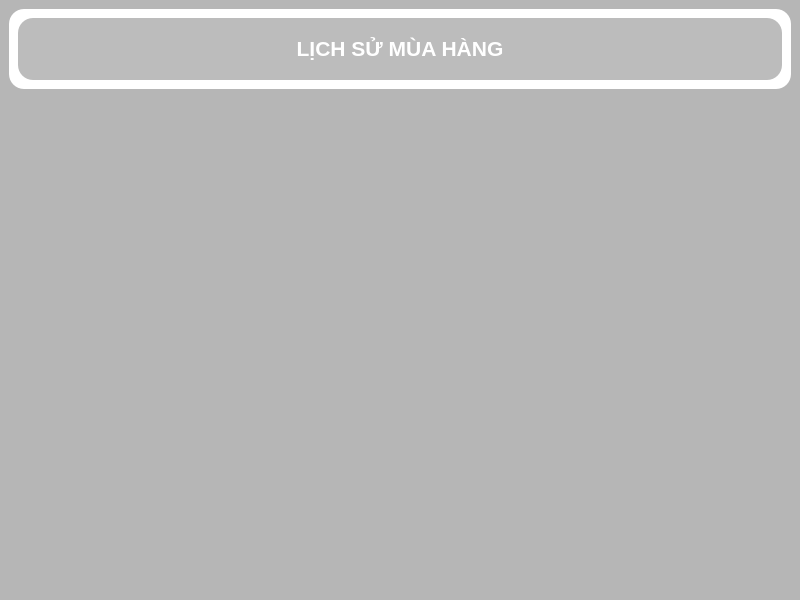
<?xml version="1.0" encoding="UTF-8"?>
<ui version="4.0">
 <class>MainWindow</class>
 <widget class="QMainWindow" name="MainWindow">
  <property name="geometry">
   <rect>
    <x>0</x>
    <y>0</y>
    <width>800</width>
    <height>600</height>
   </rect>
  </property>
  <property name="minimumSize">
   <size>
    <width>800</width>
    <height>600</height>
   </size>
  </property>
  <property name="maximumSize">
   <size>
    <width>800</width>
    <height>600</height>
   </size>
  </property>
  <property name="windowTitle">
   <string>MainWindow</string>
  </property>
  <property name="styleSheet">
   <string notr="true">background-color: rgb(182, 182, 182);</string>
  </property>
  <widget class="QWidget" name="centralwidget">
   <layout class="QVBoxLayout" name="verticalLayout">
    <item>
     <widget class="QWidget" name="widget" native="true">
      <property name="maximumSize">
       <size>
        <width>16777215</width>
        <height>80</height>
       </size>
      </property>
      <property name="toolTip">
       <string>&lt;html&gt;&lt;head/&gt;&lt;body&gt;&lt;p align=&quot;center&quot;&gt;&lt;span style=&quot; font-size:12pt; font-weight:600;&quot;&gt;LỊCH SỬ MUA HÀNG&lt;/span&gt;&lt;/p&gt;&lt;/body&gt;&lt;/html&gt;</string>
      </property>
      <property name="whatsThis">
       <string>&lt;html&gt;&lt;head/&gt;&lt;body&gt;&lt;p align=&quot;center&quot;&gt;&lt;span style=&quot; font-size:48pt; font-weight:600; color:#4063ff;&quot;&gt;LỊCH SỬ MUA HÀNG&lt;/span&gt;&lt;/p&gt;&lt;/body&gt;&lt;/html&gt;</string>
      </property>
      <property name="styleSheet">
       <string notr="true">background-color: rgb(255, 255, 255);
border-radius : 15px;
</string>
      </property>
      <layout class="QHBoxLayout" name="horizontalLayout">
       <item>
        <widget class="QLabel" name="label">
         <property name="toolTip">
          <string>&lt;html&gt;&lt;head/&gt;&lt;body&gt;&lt;p align=&quot;center&quot;&gt;&lt;span style=&quot; font-size:18pt; font-weight:600; color:#ffffff;&quot;&gt;LỊCH SỬ MUA HÀNG&lt;/span&gt;&lt;/p&gt;&lt;/body&gt;&lt;/html&gt;</string>
         </property>
         <property name="whatsThis">
          <string>&lt;html&gt;&lt;head/&gt;&lt;body&gt;&lt;p align=&quot;center&quot;&gt;&lt;span style=&quot; font-size:18pt; font-weight:600; color:#ffffff;&quot;&gt;LỊCH SỬ MUA HÀNG&lt;/span&gt;&lt;/p&gt;&lt;/body&gt;&lt;/html&gt;</string>
         </property>
         <property name="styleSheet">
          <string notr="true">background-color: rgb(188, 188, 188);
</string>
         </property>
         <property name="text">
          <string>&lt;html&gt;&lt;head/&gt;&lt;body&gt;&lt;p align=&quot;center&quot;&gt;&lt;span style=&quot; font-size:16pt; font-weight:600; color:#ffffff;&quot;&gt;LỊCH SỬ MÙA HÀNG&lt;/span&gt;&lt;/p&gt;&lt;/body&gt;&lt;/html&gt;</string>
         </property>
        </widget>
       </item>
      </layout>
     </widget>
    </item>
    <item>
     <widget class="QWidget" name="widget_2" native="true"/>
    </item>
   </layout>
  </widget>
  <widget class="QMenuBar" name="menubar">
   <property name="geometry">
    <rect>
     <x>0</x>
     <y>0</y>
     <width>800</width>
     <height>26</height>
    </rect>
   </property>
  </widget>
  <widget class="QStatusBar" name="statusbar"/>
 </widget>
 <resources/>
 <connections/>
</ui>
